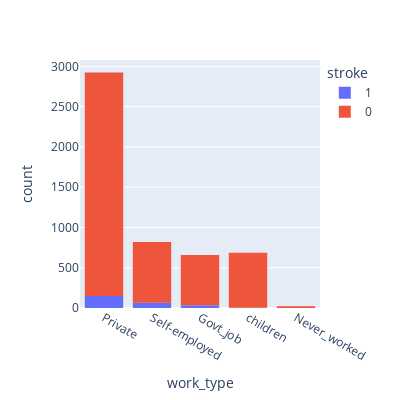

The cell this chart's notebook holds for it:
### Code cell
print (f'Patients who worked in the children sector have a  probability of {round(my_data[my_data["work_type"]=="children"]["stroke"].mean()*100,2)} % chance of  getting stroke ')


print (f'Patients who worked in the government industry have a probability of {round(my_data[my_data["work_type"]=="Govt_job"]["stroke"].mean()*100,2)} % chance of  getting stroke')

print (f'Patients who never worked have a probability of {round(my_data[my_data["work_type"]=="Never_worked"]["stroke"].mean()*100,2)} % chance of getting stroke')

print (f'Patients who worked in the private industry have a probability of  {round(my_data[my_data["work_type"]=="Private"]["stroke"].mean()*100,2)}% of chance of getting stroke')

print (f'Patients who worked as self employed have a probability of {round(my_data[my_data["work_type"]=="Self-employed"]["stroke"].mean()*100,2)} % chance of getting stroke')


fig = px.histogram(my_data, x="work_type", color="stroke",width=400, height=400)
fig.show()

### Figure 1 — Plotly figure (JSON) as saved in the notebook; plotly's stock layout.template omitted (floating-point values rounded to 4 significant figures; data arrays with more than 128 entries replaced by an {"elided": "..."} marker saying what was removed)
{"data": [{"alignmentgroup": "True", "bingroup": "x", "hovertemplate": "stroke=1<br>work_type=%{x}<br>count=%{y}<extra></extra>", "legendgroup": "1", "marker": {"color": "#636efa", "pattern": {"shape": ""}}, "name": "1", "offsetgroup": "1", "orientation": "v", "showlegend": true, "x": {"elided": "249 str values"}, "xaxis": "x", "yaxis": "y", "type": "histogram"}, {"alignmentgroup": "True", "bingroup": "x", "hovertemplate": "stroke=0<br>work_type=%{x}<br>count=%{y}<extra></extra>", "legendgroup": "0", "marker": {"color": "#EF553B", "pattern": {"shape": ""}}, "name": "0", "offsetgroup": "0", "orientation": "v", "showlegend": true, "x": {"elided": "4861 str values"}, "xaxis": "x", "yaxis": "y", "type": "histogram"}], "layout": {"xaxis": {"anchor": "y", "domain": [0.0, 1.0], "title": {"text": "work_type"}}, "yaxis": {"anchor": "x", "domain": [0.0, 1.0], "title": {"text": "count"}}, "legend": {"title": {"text": "stroke"}, "tracegroupgap": 0}, "margin": {"t": 60}, "barmode": "relative", "height": 400, "width": 400}}
